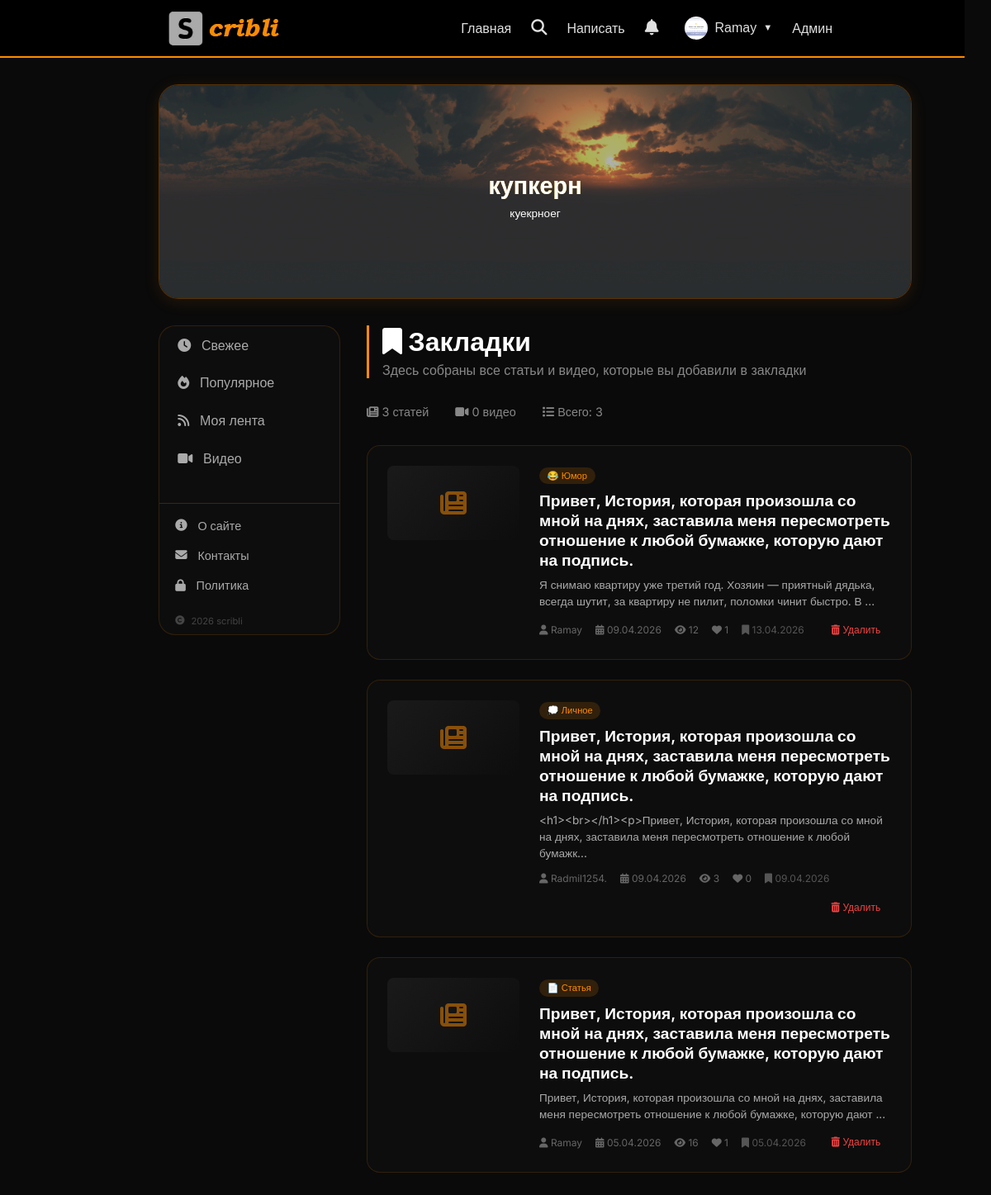
Before: /my-bookmarks (signed in) with the older database file.
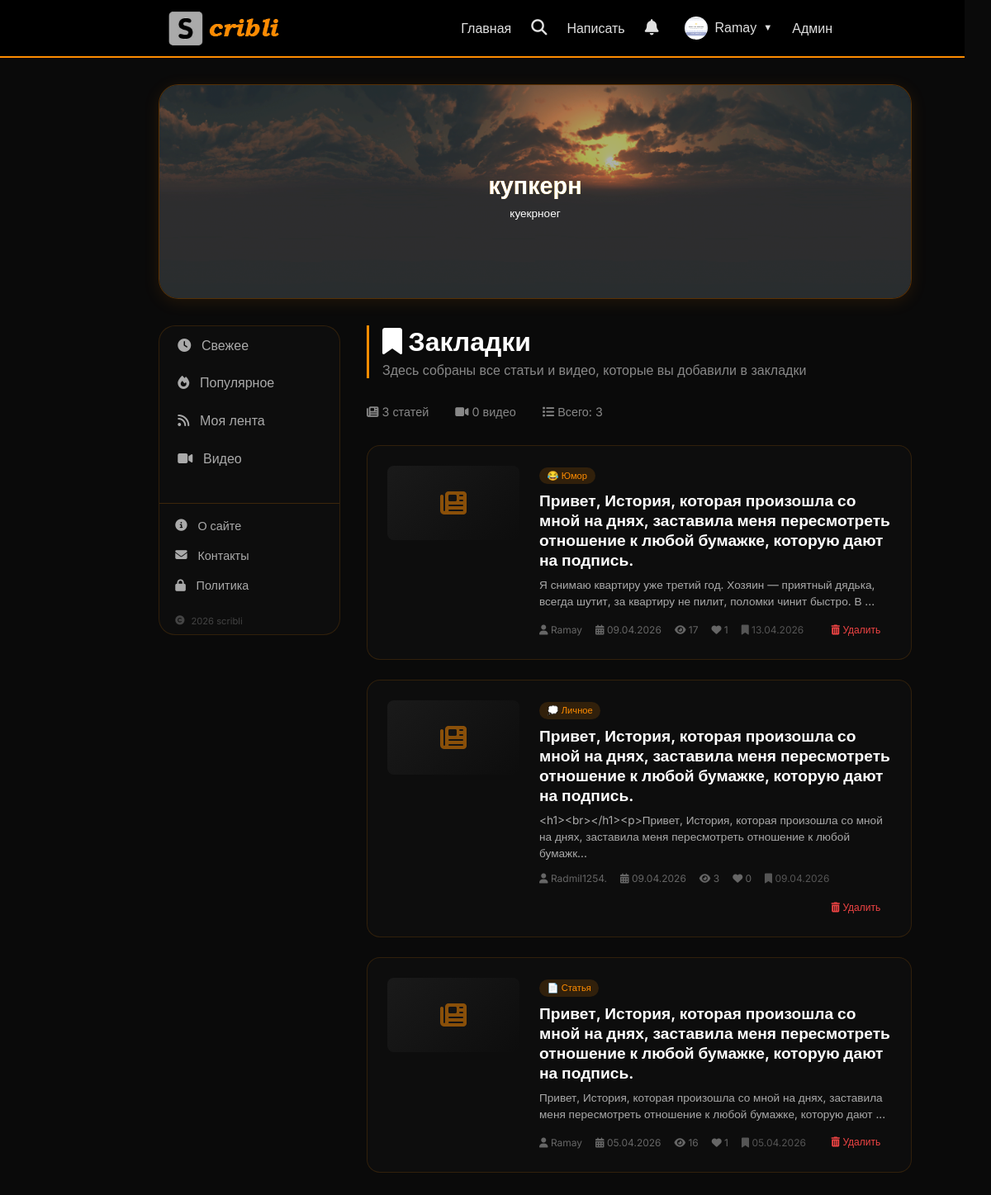
After: the same page with the newer database file.
### database.py (models this page shows)
class Article(Base):
    __tablename__ = 'articles'
    id = Column(Integer, primary_key=True)
    title = Column(String, index=True)
    slug = Column(String, unique=True, index=True)
    description = Column(String, default='')
    content = Column(Text)
    user_id = Column(Integer, ForeignKey('users.id'))
    is_published = Column(Boolean, default=False)
    views = Column(Integer, default=0)
    likes = Column(Integer, default=0)
    created_at = Column(DateTime, default=datetime.now)
    updated_at = Column(DateTime, default=datetime.now, onupdate=datetime.now)

class Category(Base):
    __tablename__ = 'categories'
    id = Column(Integer, primary_key=True)
    name = Column(String, unique=True)
    slug = Column(String, unique=True)
    icon = Column(String, default='📁')
    color = Column(String, default='#ff8c00')
    created_at = Column(DateTime, default=datetime.now)

### main.py (the view)
@app.get("/my-bookmarks", response_class=HTMLResponse)
async def my_bookmarks(request: Request, db: Session = Depends(get_db)):
    user = get_current_user(request, db)
    if not user:
        return RedirectResponse(url="/login", status_code=303)
    bookmarks = db.query(Bookmark).filter(Bookmark.user_id == user.id).order_by(Bookmark.created_at.desc()).all()
    articles = []
    for bookmark in bookmarks:
        article = db.query(Article).filter(Article.id == bookmark.article_id, Article.is_published == True).first()
        if article:
            author = db.query(User).filter(User.id == article.user_id).first()
            article.author_name = author.username if author else f"Автор #{article.user_id}"
            article_cat = db.query(ArticleCategory).filter(ArticleCategory.article_id == article.id).first()
            if article_cat:
                cat = db.query(Category).filter(Category.id == article_cat.category_id).first()
                article.category = cat
            article.bookmarked_at = bookmark.created_at
            article.item_type = "article"
            articles.append(article)
    video_bookmarks = db.query(VideoBookmark).filter(VideoBookmark.user_id == user.id).order_by(VideoBookmark.created_at.desc()).all()
    videos = []
    for vbm in video_bookmarks:
        video = db.query(Video).filter(Video.id == vbm.video_id, Video.is_published == True).first()
        if video:
            author = db.query(User).filter(User.id == video.user_id).first()
            video.author_name = author.username if author else f"Автор #{video.user_id}"
            video.author_avatar = author.avatar if author else 'default.png'
            video.bookmarked_at = vbm.created_at
            video.item_type = "video"
            videos.append(video)
    all_items = articles + videos
    all_items.sort(key=lambda x: x.bookmarked_at, reverse=True)
    slider_items = db.query(SliderItem).filter(SliderItem.is_active == True).order_by(SliderItem.order).all()
    return templates.TemplateResponse("my_bookmarks.html", {
        "request": request,
        "user": user,
        "items": all_items,
        "articles_count": len(articles),
        "videos_count": len(videos),
        "slider_items": slider_items
    })

### templates/my_bookmarks.html (shortened to what this page needs)
{% extends "base.html" %}
{% block content %}
<div class="bookmarks-container">
    <div class="bookmarks-header">
        <h1><i class="fas fa-bookmark"></i> Закладки</h1>
        <p>Здесь собраны все статьи и видео, которые вы добавили в закладки</p>
    </div>
    <div class="bookmarks-stats">
        <span><i class="fas fa-newspaper"></i> {{ articles_count }} статей</span>
        <span><i class="fas fa-video"></i> {{ videos_count }} видео</span>
        <span><i class="fas fa-list"></i> Всего: {{ items|length }}</span>
    </div>
    <div class="bookmarks-grid">
        {% for item in items %}
        <div class="bookmark-item">
            <div class="bookmark-thumbnail">
                {% if item.item_type == 'video' %}
                    {% if item.thumbnail_url %}
                    <img src="{{ item.thumbnail_url }}" alt="{{ item.title }}">
                    {% else %}
                    <div class="video-icon">
                        <i class="fas fa-play-circle"></i>
                    </div>
                    {% endif %}
                {% else %}
                    <div style="width: 100%; height: 100%; display: flex; align-items: center; justify-content: center; background: linear-gradient(135deg, #1a1a1a, #0d0d0d);">
                        <i class="fas fa-newspaper" style="font-size: 2rem; color: #ff8c00; opacity: 0.5;"></i>
                    </div>
                {% endif %}
            </div>
            <div class="bookmark-content">
                <span class="bookmark-type {% if item.item_type == 'video' %}video{% endif %}">
                    {% if item.item_type == 'video' %}
                    <i class="fas fa-video"></i> Видео
                    {% else %}
                    {{ item.category.icon if item.category else '📄' }} {{ item.category.name if item.category else 'Статья' }}
                    {% endif %}
                </span>
                <h3 class="bookmark-title">
                    <a href="/{{ 'video' if item.item_type == 'video' else 'article' }}/{{ item.id if item.item_type == 'video' else item.slug }}">
                        {{ item.title }}
                    </a>
                </h3>
                {% if item.description %}
                <div class="bookmark-description">
                    {{ item.description[:120] }}{% if item.description|length > 120 %}...{% endif %}
                </div>
                {% endif %}
                <div class="bookmark-meta">
                    <span><i class="fas fa-user"></i> {{ item.author_name }}</span>
                    <span><i class="fas fa-calendar-alt"></i> {{ item.created_at.strftime('%d.%m.%Y') }}</span>
                    {% if item.item_type == 'video' %}
                    <span><i class="fas fa-play"></i> {{ item.views }}</span>
                    {% else %}
                    <span><i class="fas fa-eye"></i> {{ item.views }}</span>
                    {% endif %}
                    <span><i class="fas fa-heart"></i> {{ item.likes }}</span>
                    <span style="color: #555;"><i class="fas fa-bookmark"></i> {{ item.bookmarked_at.strftime('%d.%m.%Y') }}</span>
                    <div class="bookmark-actions">
                        <form method="post" action="/{% if item.item_type == 'video' %}video-bookmark{% else %}bookmark{% endif %}/{{ item.id }}" style="display: inline;">
                            <button type="submit" class="delete-bookmark-btn">
                                <i class="fas fa-trash-alt"></i> Удалить
                            </button>
                        </form>
                    </div>
                </div>
            </div>
        </div>
        {% endfor %}
    </div>
</div>
{% endblock %}

Changed rows visible on the page:
changed Article "Юмор": views "12" → "17"
